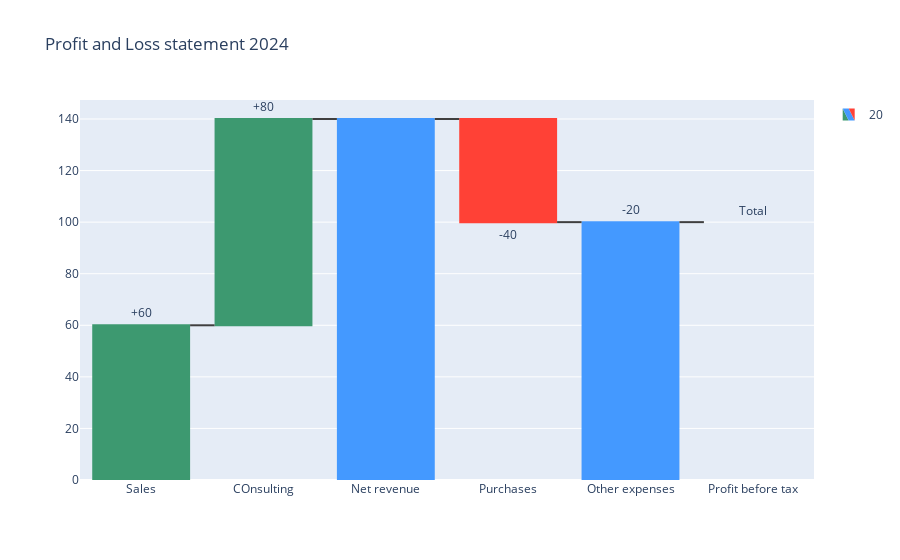

The code cell stored with this chart in its notebook:
### Code cell
import plotly.graph_objects as go
fig = go.Figure(go.Waterfall(
  name="20", orientation="v",
  measure=["relative", "relative", "total", "relative", "total"],
  x = ["Sales", "COnsulting", "Net revenue", "Purchases","Other expenses", "Profit before tax"],
  textposition="outside",
  text = ["+60", "+80", "", "-40", "-20", "Total"],
  y = [60, 80, 0, -40, -20, 0],
  connector={"line":{"color":"rgb(63, 63, 63)"}},))
fig.update_layout(
  title = "Profit and Loss statement 2024",
  showlegend = True
)

fig.show()

### Figure 1 — Plotly figure (JSON) as saved in the notebook; plotly's stock layout.template omitted (floating-point values rounded to 4 significant figures)
{"data": [{"connector": {"line": {"color": "rgb(63, 63, 63)"}}, "measure": ["relative", "relative", "total", "relative", "total"], "name": "20", "orientation": "v", "text": ["+60", "+80", "", "-40", "-20", "Total"], "textposition": "outside", "type": "waterfall", "x": ["Sales", "COnsulting", "Net revenue", "Purchases", "Other expenses", "Profit before tax"], "y": [60, 80, 0, -40, -20, 0]}], "layout": {"showlegend": true, "title": {"text": "Profit and Loss statement 2024"}}}
